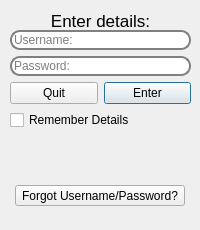
<?xml version="1.0" encoding="UTF-8"?>
<ui version="4.0">
 <class>loginWindow</class>
 <widget class="QWidget" name="loginWindow">
  <property name="geometry">
   <rect>
    <x>0</x>
    <y>0</y>
    <width>200</width>
    <height>230</height>
   </rect>
  </property>
  <property name="minimumSize">
   <size>
    <width>200</width>
    <height>230</height>
   </size>
  </property>
  <property name="maximumSize">
   <size>
    <width>200</width>
    <height>230</height>
   </size>
  </property>
  <property name="windowTitle">
   <string>Login</string>
  </property>
  <widget class="QWidget" name="gridLayoutWidget">
   <property name="geometry">
    <rect>
     <x>10</x>
     <y>30</y>
     <width>181</width>
     <height>134</height>
    </rect>
   </property>
   <layout class="QGridLayout" name="gridLayout">
    <item row="2" column="0">
     <layout class="QHBoxLayout" name="horizontalLayout">
      <item>
       <widget class="QPushButton" name="gui_exit">
        <property name="text">
         <string>Quit</string>
        </property>
       </widget>
      </item>
      <item>
       <widget class="QPushButton" name="gui_continue">
        <property name="sizePolicy">
         <sizepolicy hsizetype="Minimum" vsizetype="Fixed">
          <horstretch>0</horstretch>
          <verstretch>0</verstretch>
         </sizepolicy>
        </property>
        <property name="text">
         <string>Enter</string>
        </property>
        <property name="checkable">
         <bool>false</bool>
        </property>
        <property name="default">
         <bool>true</bool>
        </property>
        <property name="flat">
         <bool>false</bool>
        </property>
       </widget>
      </item>
     </layout>
    </item>
    <item row="1" column="0">
     <widget class="QLineEdit" name="gui_password">
      <property name="styleSheet">
       <string notr="true">QLineEdit {
 border: 2px solid gray;
 border-radius: 10px;
 color: black;
 background-color: white
}</string>
      </property>
      <property name="echoMode">
       <enum>QLineEdit::Password</enum>
      </property>
      <property name="placeholderText">
       <string>Password:</string>
      </property>
     </widget>
    </item>
    <item row="0" column="0">
     <widget class="QLineEdit" name="gui_username">
      <property name="styleSheet">
       <string notr="true">QLineEdit {
 border: 2px solid gray;
 border-radius: 10px;
 color: black;
 background-color: white
}

</string>
      </property>
      <property name="placeholderText">
       <string>Username:</string>
      </property>
     </widget>
    </item>
    <item row="5" column="0">
     <spacer name="verticalSpacer">
      <property name="orientation">
       <enum>Qt::Vertical</enum>
      </property>
      <property name="sizeHint" stdset="0">
       <size>
        <width>20</width>
        <height>40</height>
       </size>
      </property>
     </spacer>
    </item>
    <item row="3" column="0">
     <widget class="QCheckBox" name="gui_rememberDetails">
      <property name="text">
       <string>Remember Details</string>
      </property>
      <property name="tristate">
       <bool>false</bool>
      </property>
     </widget>
    </item>
   </layout>
  </widget>
  <widget class="QLabel" name="label">
   <property name="geometry">
    <rect>
     <x>10</x>
     <y>10</y>
     <width>181</width>
     <height>21</height>
    </rect>
   </property>
   <property name="font">
    <font>
     <pointsize>13</pointsize>
    </font>
   </property>
   <property name="text">
    <string>Enter details:</string>
   </property>
   <property name="textFormat">
    <enum>Qt::AutoText</enum>
   </property>
   <property name="alignment">
    <set>Qt::AlignCenter</set>
   </property>
   <property name="wordWrap">
    <bool>false</bool>
   </property>
  </widget>
  <widget class="QWidget" name="horizontalLayoutWidget_2">
   <property name="geometry">
    <rect>
     <x>10</x>
     <y>180</y>
     <width>181</width>
     <height>32</height>
    </rect>
   </property>
   <layout class="QHBoxLayout" name="horizontalLayout_2">
    <item>
     <widget class="QToolButton" name="gui_resetPassword">
      <property name="text">
       <string>Forgot Username/Password?</string>
      </property>
     </widget>
    </item>
   </layout>
  </widget>
  <widget class="QLabel" name="gui_loginState">
   <property name="geometry">
    <rect>
     <x>10</x>
     <y>160</y>
     <width>181</width>
     <height>20</height>
    </rect>
   </property>
   <property name="text">
    <string/>
   </property>
   <property name="alignment">
    <set>Qt::AlignCenter</set>
   </property>
  </widget>
 </widget>
 <resources/>
 <connections/>
</ui>
